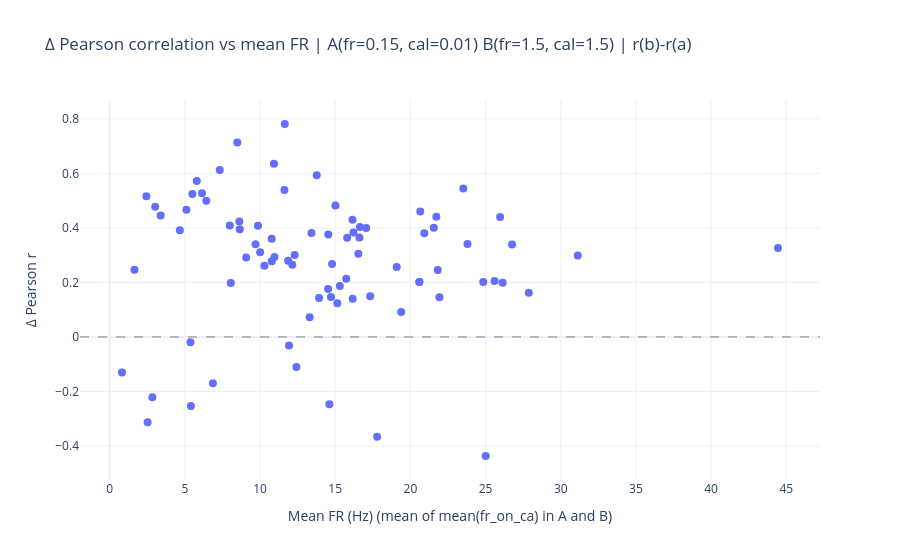
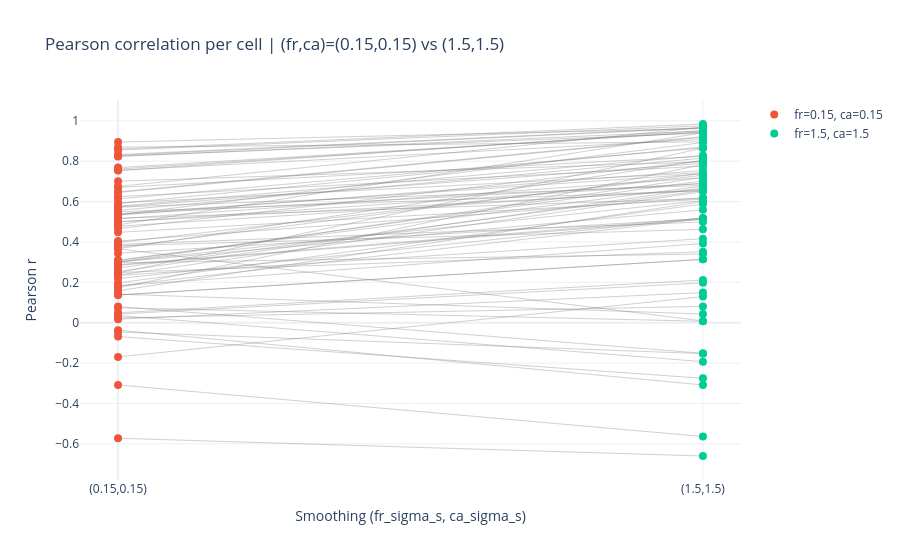

The code cell stored with these charts, in order, in its notebook:
### Code cell
m_path = r"Z:\Adam-Lab-Shared\Data\Michal_Rubin\data summery\2026\SST\paramsEX"
path_html1 = os.path.join(m_path, "Corr_change_for_meanFR_MAXS_1.5_minS_0.01.html")
path_svg1 = os.path.join(m_path, "Corr_change_for_meanFR_MAXS_1.5_minS_0.01.svg")
fig, df = plot_delta_corr_vs_mean_fr(pathPyr, fr_sig_a=0.15, cal_sig_a=0.01, fr_sig_b=1.5, cal_sig_b=1.5,delta_order="b_minus_a",save_html=path_html1,save_svg=path_svg1)
# if you want the opposite sign:
# fig, df = plot_delta_corr_vs_mean_fr(AllPath, delta_order="b_minus_a")
path_html2 = os.path.join(m_path, "Corr_cellToCell_MAXS_1.5_minS_0.15.html")
path_svg2 = os.path.join(m_path, "Corr_cellToCell_MAXS_1.5_minS_0.15.svg")
fig, df = plot_corr_two_smoothing_connected(
    pathPyr,  # list of cell folders that contain the corrDict*.pkl files
    fr_sig_a=0.15, cal_sig_a=0.15,
    fr_sig_b=1.5,  cal_sig_b=1.5,save_html=path_html2,save_svg=path_svg2
)
path_html3 = os.path.join(m_path, "Corr_cellToCell_smoot_3_1.5_0.45_0.15_0.01.html")
path_svg3 = os.path.join(m_path, "Corr_cellToCell_smoot_3_1.5_0.45_0.15_0.01.svg")
fig, df = plot_corr_multi_smoothing_connected_open_folder(
    pathPyr,
    sigmas=[0.01, 0.15,0.45, 1.5,3],
    save_html=path_html3,save_svg=path_svg3,
    show=True,
)
path_html4 = os.path.join(m_path, "Corr_change_cellToCell_smoot_3_1.5_0.45_0.15_0.01.html")
path_svg4 = os.path.join(m_path, "Corr_change_cellToCell_smoot_3_1.5_0.45_0.15_0.01.svg")

fig, df = plot_delta_corr_steps_connected_open_folder(
    pathPyr,
    sig_pairs=[(0.01,0.01), (0.15,0.15), (0.45,0.45), (1.5,1.5), (3,3)],
    save_html=path_html4,save_svg=path_svg4,
    show=True,
)

### Figure 1 — Plotly figure (JSON) as saved in the notebook; plotly's stock layout.template omitted (floating-point values rounded to 4 significant figures; data arrays with more than 128 entries replaced by an {"elided": "..."} marker saying what was removed)
{"data": [{"customdata": {"elided": "82x2 str values"}, "hovertemplate": "cell=%{text}<br>mean_fr=%{x:.3g}<br>Δr=%{y:.3g}<br>folder=%{customdata[0]}<extra></extra>", "marker": {"size": 8}, "mode": "markers", "text": ["cell1", "cell0", "cell1", "cell0", "cell0", "cell0", "cell1", "cell0", "cell0", "cell1", "cell1", "cell1", "cell0", "cell0", "cell1", "cell2", "cell0", "cell1", "cell2", "cell0", "cell0", "cell0", "cell1", "cell0", "cell0", "cell0", "cell0", "cell1", "cell0", "cell1", "cell0", "cell1", "cell0", "cell0", "cell1", "cell0", "cell0", "cell2", "cell0", "cell0", "cell0", "cell0", "cell0", "cell1", "cell0", "cell0", "cell1", "cell1", "cell0", "cell1", "cell0", "cell0", "cell0", "cell1", "cell0", "cell1", "cell0", "cell0", "cell0", "cell0", "cell0", "cell0", "cell0", "cell1", "cell0", "cell1", "cell0", "cell1", "cell2", "cell0", "cell0", "cell0", "cell1", "cell2", "cell0", "cell1", "cell2", "cell3", "cell0", "cell1", "cell0", "cell1"], "type": "scatter", "x": [20.6, 15.74, 7.987, 12.31, 20.93, 10.78, 8.624, 21.93, 21.56, 12.15, 9.078, 17.06, 10.01, 14.72, 13.3, 14.53, 10.78, 21.82, 5.399, 9.863, 6.867, 16.15, 21.73, 25.6, 24.85, 16.16, 23.8, 25.97, 27.87, 13.92, 17.33, 15.02, 15.14, 6.427, 10.93, 14.54, 19.09, 2.522, 25.01, 23.52, 26.76, 8.058, 31.13, 1.648, 17.79, 4.668, 3.027, 5.499, 9.702, 2.436, 16.64, 3.389, 2.839, 5.371, 6.14, 11.65, 11.62, 5.792, 0.8199, 20.66, 19.39, 13.77, 15.31, 13.42, 11.87, 7.322, 11.93, 16.61, 12.42, 10.29, 16.21, 26.13, 14.61, 8.653, 44.45, 15.8, 16.54, 14.79, 5.103, 8.49, 10.96, 20.6], "y": [0.202, 0.2131, 0.4086, 0.3003, 0.3807, 0.2774, 0.4237, 0.1461, 0.401, 0.2653, 0.2919, 0.3996, 0.3111, 0.1468, 0.07262, 0.1761, 0.3607, 0.2452, -0.2533, 0.4082, -0.1694, 0.4296, 0.4405, 0.2049, 0.2018, 0.14, 0.3414, 0.4402, 0.1622, 0.1433, 0.1494, 0.4823, 0.1241, 0.4999, 0.6351, 0.3758, 0.2569, -0.3126, -0.4366, 0.5445, 0.3392, 0.198, 0.2991, 0.2469, -0.3657, 0.391, 0.4775, 0.5239, 0.3403, 0.5165, 0.4037, 0.4457, -0.2212, -0.01917, 0.5274, 0.7811, 0.5392, 0.5725, -0.13, 0.4605, 0.0912, 0.5931, 0.1865, 0.3817, 0.2797, 0.6125, -0.03103, 0.3652, -0.11, 0.2614, 0.3834, 0.199, -0.2464, 0.3949, 0.3264, 0.3638, 0.3055, 0.2679, 0.4665, 0.7129, 0.2932, 0.202]}], "layout": {"shapes": [{"line": {"color": "gray", "dash": "dash", "width": 1}, "type": "line", "x0": 0, "x1": 1, "xref": "x domain", "y0": 0, "y1": 0, "yref": "y"}], "title": {"text": "Δ Pearson correlation vs mean FR | A(fr=0.15, cal=0.01) B(fr=1.5, cal=1.5) | r(b)-r(a)"}, "xaxis": {"title": {"text": "Mean FR (Hz) (mean of mean(fr_on_ca) in A and B)"}}, "yaxis": {"title": {"text": "Δ Pearson r"}}}}

### Figure 2 — Plotly figure (JSON) as saved in the notebook; plotly's stock layout.template omitted (floating-point values rounded to 4 significant figures; data arrays with more than 128 entries replaced by an {"elided": "..."} marker saying what was removed)
{"data": [{"hoverinfo": "skip", "line": {"color": "rgba(120,120,120,0.35)", "width": 1}, "mode": "lines", "showlegend": false, "type": "scatter", "x": {"elided": "246 int values"}, "y": {"elided": "246 float values"}}, {"hovertemplate": "cell=%{text}<br>r=%{y:.3g}<extra></extra>", "marker": {"size": 8}, "mode": "markers", "name": "fr=0.15, ca=0.15", "text": ["cell1", "cell0", "cell1", "cell0", "cell0", "cell0", "cell1", "cell0", "cell0", "cell1", "cell1", "cell1", "cell0", "cell0", "cell1", "cell2", "cell0", "cell1", "cell2", "cell0", "cell0", "cell0", "cell1", "cell0", "cell0", "cell0", "cell0", "cell1", "cell0", "cell1", "cell0", "cell1", "cell0", "cell0", "cell1", "cell0", "cell0", "cell2", "cell0", "cell0", "cell0", "cell0", "cell0", "cell1", "cell0", "cell0", "cell1", "cell1", "cell0", "cell1", "cell0", "cell0", "cell0", "cell1", "cell0", "cell1", "cell0", "cell0", "cell0", "cell0", "cell0", "cell0", "cell0", "cell1", "cell0", "cell1", "cell0", "cell1", "cell2", "cell0", "cell0", "cell0", "cell1", "cell2", "cell0", "cell1", "cell2", "cell3", "cell0", "cell1", "cell0", "cell1"], "type": "scatter", "x": [0, 0, 0, 0, 0, 0, 0, 0, 0, 0, 0, 0, 0, 0, 0, 0, 0, 0, 0, 0, 0, 0, 0, 0, 0, 0, 0, 0, 0, 0, 0, 0, 0, 0, 0, 0, 0, 0, 0, 0, 0, 0, 0, 0, 0, 0, 0, 0, 0, 0, 0, 0, 0, 0, 0, 0, 0, 0, 0, 0, 0, 0, 0, 0, 0, 0, 0, 0, 0, 0, 0, 0, 0, 0, 0, 0, 0, 0, 0, 0, 0, 0], "y": [0.1373, 0.8289, 0.478, 0.3871, 0.6702, 0.701, 0.5733, 0.3813, 0.5337, 0.8254, 0.8236, 0.6136, 0.4999, 0.01759, 0.02397, 0.04921, 0.7535, 0.5146, -0.06884, 0.5908, 0.366, 0.6481, 0.3974, 0.5493, 0.4477, 0.2486, 0.6247, 0.3006, 0.5173, 0.2968, 0.895, 0.6749, 0.5377, 0.2714, 0.3663, 0.6448, 0.2344, -0.03703, 0.03531, 0.4995, 0.7547, 0.5722, 0.2872, 0.3444, -0.3083, 0.1825, 0.3104, 0.3727, 0.7613, 0.2536, 0.5765, 0.3023, 0.07976, 0.07389, 0.197, 0.2463, 0.4848, 0.2358, -0.046, 0.5564, 0.8696, 0.3073, 0.04275, 0.2842, 0.4043, 0.2993, 0.1415, 0.5328, 0.1826, 0.7684, 0.4661, -0.1695, -0.5724, 0.2188, 0.5398, 0.8602, 0.5933, 0.8327, 0.1583, 0.1727, 0.8554, 0.1373]}, {"hovertemplate": "cell=%{text}<br>r=%{y:.3g}<extra></extra>", "marker": {"size": 8}, "mode": "markers", "name": "fr=1.5, ca=1.5", "text": ["cell1", "cell0", "cell1", "cell0", "cell0", "cell0", "cell1", "cell0", "cell0", "cell1", "cell1", "cell1", "cell0", "cell0", "cell1", "cell2", "cell0", "cell1", "cell2", "cell0", "cell0", "cell0", "cell1", "cell0", "cell0", "cell0", "cell0", "cell1", "cell0", "cell1", "cell0", "cell1", "cell0", "cell0", "cell1", "cell0", "cell0", "cell2", "cell0", "cell0", "cell0", "cell0", "cell0", "cell1", "cell0", "cell0", "cell1", "cell1", "cell0", "cell1", "cell0", "cell0", "cell0", "cell1", "cell0", "cell1", "cell0", "cell0", "cell0", "cell0", "cell0", "cell0", "cell0", "cell1", "cell0", "cell1", "cell0", "cell1", "cell2", "cell0", "cell0", "cell0", "cell1", "cell2", "cell0", "cell1", "cell2", "cell3", "cell0", "cell1", "cell0", "cell1"], "type": "scatter", "x": [1, 1, 1, 1, 1, 1, 1, 1, 1, 1, 1, 1, 1, 1, 1, 1, 1, 1, 1, 1, 1, 1, 1, 1, 1, 1, 1, 1, 1, 1, 1, 1, 1, 1, 1, 1, 1, 1, 1, 1, 1, 1, 1, 1, 1, 1, 1, 1, 1, 1, 1, 1, 1, 1, 1, 1, 1, 1, 1, 1, 1, 1, 1, 1, 1, 1, 1, 1, 1, 1, 1, 1, 1, 1, 1, 1, 1, 1, 1, 1, 1, 1], "y": [0.3138, 0.9651, 0.6603, 0.4989, 0.8246, 0.797, 0.7894, 0.4624, 0.8925, 0.9392, 0.9502, 0.8658, 0.6555, 0.1491, 0.08082, 0.2115, 0.9517, 0.7183, -0.2754, 0.8705, 0.009031, 0.9219, 0.7305, 0.6543, 0.6118, 0.3515, 0.7756, 0.559, 0.6157, 0.3401, 0.9617, 0.9683, 0.689, 0.6547, 0.804, 0.9186, 0.4161, -0.3083, -0.1929, 0.6905, 0.9077, 0.6801, 0.518, 0.5158, -0.5637, 0.5148, 0.6763, 0.7404, 0.9453, 0.6676, 0.8282, 0.6052, -0.1516, 0.007026, 0.5882, 0.8644, 0.9408, 0.6491, -0.1532, 0.8149, 0.8958, 0.7031, 0.1975, 0.5121, 0.6195, 0.7199, 0.04314, 0.7541, 0.3925, 0.9443, 0.8031, 0.1293, -0.6603, 0.5192, 0.7375, 0.9843, 0.7433, 0.9668, 0.6006, 0.7841, 0.9753, 0.3138]}], "layout": {"title": {"text": "Pearson correlation per cell | (fr,ca)=(0.15,0.15) vs (1.5,1.5)"}, "xaxis": {"tickmode": "array", "ticktext": ["(0.15,0.15)", "(1.5,1.5)"], "tickvals": [0, 1], "title": {"text": "Smoothing (fr_sigma_s, ca_sigma_s)"}}, "yaxis": {"title": {"text": "Pearson r"}}}}
